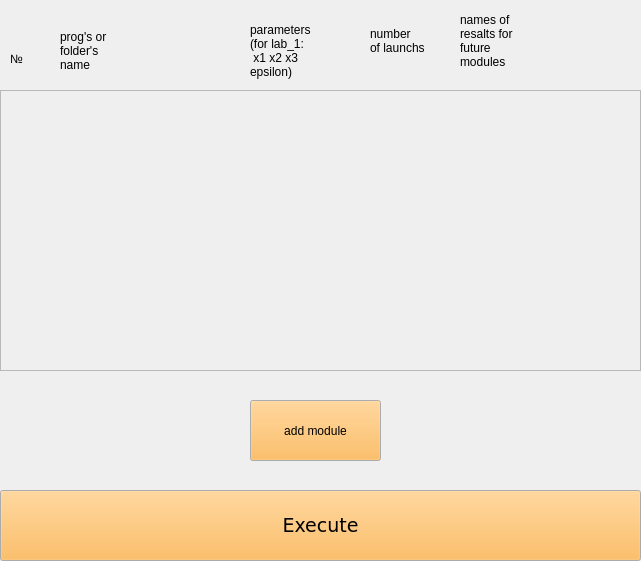
<?xml version="1.0" encoding="UTF-8"?>
<ui version="4.0">
 <class>Form</class>
 <widget class="QWidget" name="Form">
  <property name="geometry">
   <rect>
    <x>0</x>
    <y>0</y>
    <width>641</width>
    <height>561</height>
   </rect>
  </property>
  <property name="palette">
   <palette>
    <active>
     <colorrole role="Button">
      <brush brushstyle="SolidPattern">
       <color alpha="255">
        <red>252</red>
        <green>175</green>
        <blue>62</blue>
       </color>
      </brush>
     </colorrole>
    </active>
    <inactive>
     <colorrole role="Button">
      <brush brushstyle="SolidPattern">
       <color alpha="255">
        <red>252</red>
        <green>175</green>
        <blue>62</blue>
       </color>
      </brush>
     </colorrole>
    </inactive>
    <disabled>
     <colorrole role="Button">
      <brush brushstyle="SolidPattern">
       <color alpha="255">
        <red>252</red>
        <green>175</green>
        <blue>62</blue>
       </color>
      </brush>
     </colorrole>
    </disabled>
   </palette>
  </property>
  <property name="windowTitle">
   <string>SPaCCE</string>
  </property>
  <widget class="QLabel" name="label_2">
   <property name="geometry">
    <rect>
     <x>60</x>
     <y>30</y>
     <width>91</width>
     <height>41</height>
    </rect>
   </property>
   <property name="text">
    <string>prog's or 
folder's 
name</string>
   </property>
  </widget>
  <widget class="QLabel" name="label_3">
   <property name="geometry">
    <rect>
     <x>250</x>
     <y>20</y>
     <width>81</width>
     <height>61</height>
    </rect>
   </property>
   <property name="text">
    <string>parameters 
(for lab_1:
 x1 x2 x3 
epsilon)</string>
   </property>
  </widget>
  <widget class="QPushButton" name="pushButton">
   <property name="geometry">
    <rect>
     <x>0</x>
     <y>490</y>
     <width>641</width>
     <height>71</height>
    </rect>
   </property>
   <property name="palette">
    <palette>
     <active>
      <colorrole role="Button">
       <brush brushstyle="SolidPattern">
        <color alpha="255">
         <red>252</red>
         <green>175</green>
         <blue>62</blue>
        </color>
       </brush>
      </colorrole>
     </active>
     <inactive>
      <colorrole role="Button">
       <brush brushstyle="SolidPattern">
        <color alpha="255">
         <red>252</red>
         <green>175</green>
         <blue>62</blue>
        </color>
       </brush>
      </colorrole>
     </inactive>
     <disabled>
      <colorrole role="Button">
       <brush brushstyle="SolidPattern">
        <color alpha="255">
         <red>252</red>
         <green>175</green>
         <blue>62</blue>
        </color>
       </brush>
      </colorrole>
     </disabled>
    </palette>
   </property>
   <property name="font">
    <font>
     <family>DejaVu Sans</family>
     <pointsize>14</pointsize>
    </font>
   </property>
   <property name="text">
    <string>Execute</string>
   </property>
  </widget>
  <widget class="QScrollArea" name="scrollArea">
   <property name="geometry">
    <rect>
     <x>0</x>
     <y>90</y>
     <width>641</width>
     <height>281</height>
    </rect>
   </property>
   <property name="sizePolicy">
    <sizepolicy hsizetype="Expanding" vsizetype="Expanding">
     <horstretch>0</horstretch>
     <verstretch>0</verstretch>
    </sizepolicy>
   </property>
   <property name="verticalScrollBarPolicy">
    <enum>Qt::ScrollBarAsNeeded</enum>
   </property>
   <property name="sizeAdjustPolicy">
    <enum>QAbstractScrollArea::AdjustIgnored</enum>
   </property>
   <property name="widgetResizable">
    <bool>true</bool>
   </property>
   <widget class="QWidget" name="scrollAreaWidgetContents">
    <property name="geometry">
     <rect>
      <x>0</x>
      <y>0</y>
      <width>639</width>
      <height>279</height>
     </rect>
    </property>
    <property name="sizePolicy">
     <sizepolicy hsizetype="Preferred" vsizetype="Preferred">
      <horstretch>0</horstretch>
      <verstretch>0</verstretch>
     </sizepolicy>
    </property>
   </widget>
  </widget>
  <widget class="QPushButton" name="pushButton_2">
   <property name="geometry">
    <rect>
     <x>250</x>
     <y>400</y>
     <width>131</width>
     <height>61</height>
    </rect>
   </property>
   <property name="palette">
    <palette>
     <active>
      <colorrole role="Button">
       <brush brushstyle="SolidPattern">
        <color alpha="255">
         <red>252</red>
         <green>175</green>
         <blue>62</blue>
        </color>
       </brush>
      </colorrole>
     </active>
     <inactive>
      <colorrole role="Button">
       <brush brushstyle="SolidPattern">
        <color alpha="255">
         <red>252</red>
         <green>175</green>
         <blue>62</blue>
        </color>
       </brush>
      </colorrole>
     </inactive>
     <disabled>
      <colorrole role="Button">
       <brush brushstyle="SolidPattern">
        <color alpha="255">
         <red>252</red>
         <green>175</green>
         <blue>62</blue>
        </color>
       </brush>
      </colorrole>
     </disabled>
    </palette>
   </property>
   <property name="text">
    <string>add module</string>
   </property>
  </widget>
  <widget class="QLabel" name="label">
   <property name="geometry">
    <rect>
     <x>10</x>
     <y>50</y>
     <width>21</width>
     <height>17</height>
    </rect>
   </property>
   <property name="text">
    <string>№</string>
   </property>
  </widget>
  <widget class="QLabel" name="label_4">
   <property name="geometry">
    <rect>
     <x>370</x>
     <y>20</y>
     <width>71</width>
     <height>41</height>
    </rect>
   </property>
   <property name="text">
    <string>number 
of launchs</string>
   </property>
  </widget>
  <widget class="QLabel" name="label_5">
   <property name="geometry">
    <rect>
     <x>460</x>
     <y>10</y>
     <width>71</width>
     <height>61</height>
    </rect>
   </property>
   <property name="text">
    <string>names of 
resalts for 
future 
modules</string>
   </property>
  </widget>
 </widget>
 <resources/>
 <connections/>
</ui>
